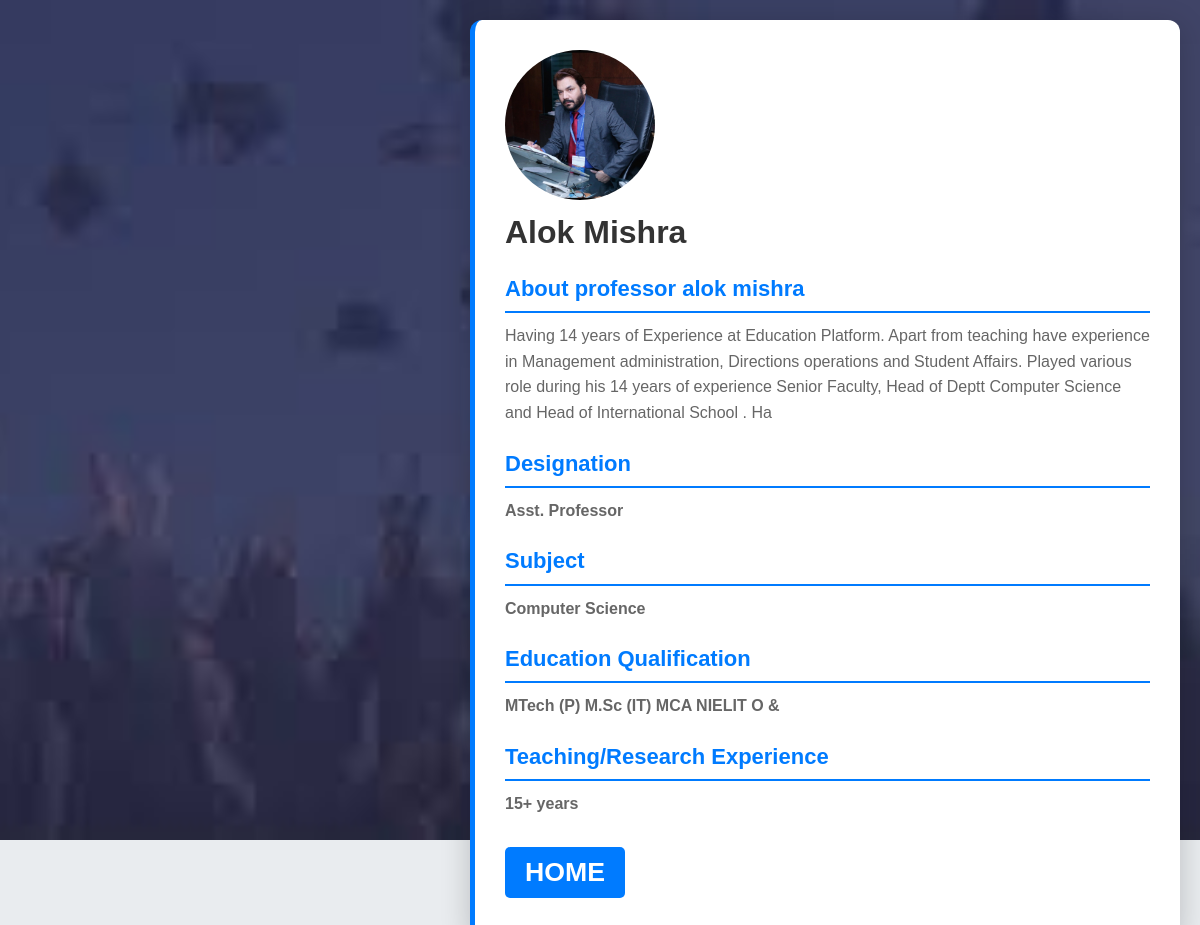
The page /teacher/1/ on the database its author committed.
### teacher_profile/models.py (models this page shows, shortened)
class teacher_detail(models.Model):
    id1=models.IntegerField(unique=True,null=False)
    name=models.CharField(max_length=35)
    about=models.CharField(max_length=300,default="a")
    Designation=models.CharField(max_length=35)
    subject=models.CharField(max_length=35)
    education=models.CharField(max_length=35)
    exp=models.CharField(max_length=35)
    image=models.ImageField(upload_to="staff/")

### teacher_profile/views.py (the view)
# urls.py: path("teacher/<int:id>/",v1.teachers,name='teacher'),
def teachers(request,id):
    member=teacher_detail.objects.filter(id1=id)
    data={'data':member}
    return render(request,'teacher.html',data)

### teacher_profile/templates/teacher.html (shortened to what this page needs)
<!DOCTYPE html>
<html lang="en">
    <head>
        {% load static %}
        <link rel="stylesheet" href="{% static 'teacher_info/css/teachers.css' %}" />
    </head>
    <body>
        <div class="profile-container">
            <div class="profile-header">
                {% if data %}
                {% for e in data %}
                <img src="{{ e.image.url }}" alt="Teacher's Picture" class="profile-image">
                <h1 class="profile-name">{{ e.name }}</h1>
            </div>
            <div class="profile-details">
                <h2>About professor {{e.name}}</h2>
                <p>{{ e.about }}</p>
                <h2>Designation</h2>
                <p><strong>{{ e.Designation }}</strong></p>
                <h2>Subject</h2>
                <p><strong>{{ e.subject }}</strong></p>
                <h2>Education Qualification</h2>
                <p><strong>{{ e.education }}</strong></p>
                <h2>Teaching/Research Experience</h2>
                <p><strong>{{ e.exp }}</strong></p>
                {% endfor %}
                {% else %}
                <p>No record found</p>
                {% endif %}
                <a href="{% url 'pro' %}">
                    <button class="home-button">
                        <h1>HOME</h1>
                    </button>
                </a>
            </div>
        </div>
    </body>
</html>

### static/teacher_info/css/teachers.css (style rules this page uses)
* { margin: 0; padding: 0px 0px 0px 0px; }
body { font-family: 'Arial', sans-serif; margin: 0; padding: 20px; background-color: #e9ecef; animation: fadeIn 1s ease-in-out; background-size: cover; background-position:center; background-repeat:repeat-x; height: 100vh; }
.profile-container { max-width: 750px; margin-left: 450px; padding: 30px; background: white; border-radius: 12px; box-shadow: 0 6px 30px rgba(0, 0, 0, 0.2); transition: transform 0.3s, box-shadow 0.3s; border-left: 5px solid #007bff; animation: slideIn 1s ease-out; }
.profile-header { margin-bottom: 20px; }
.profile-image { width: 150px; height: 150px; border-radius: 50%; object-fit: cover; margin-bottom: 10px; animation: scaleUp 1.5s ease; }
.profile-name { font-size: 2em; color: #333; animation: fadeInUp 1s ease-in-out; text-transform:capitalize; }
.profile-details { line-height: 1.6; padding: 0px 0px 10px 0px; }
.profile-details h2 { margin-top: 20px; font-size: 22px; color: #007bff; border-bottom: 2px solid #007bff; padding-bottom: 5px; }
h2 { font-size: 1.5em; color: #555; margin-bottom: 10px; }
p, li { font-size: 1em; color: #666; margin-bottom: 10px; }
.home-button { background-color:#007bff; color: white; border: none; padding: 10px 20px; border-radius: 5px; cursor: pointer; transition: background-color 0.3s ease; margin-top: 20px; }

### rows shown on the page
teacher_detail: image (picture), name "Alok Mishra", name "alok mishra", about "Having 14 years of Experience at Education Platform. Apart from teaching have experience in Management administration, Directions operations and Student Affairs. Played various role during his 14 years of experience Senior Faculty, Head of Deptt Computer Science and Head of International School . Ha", Designation "Asst. Professor", subject "Computer Science", education "MTech (P) M.Sc (IT) MCA NIELIT O &", exp "15+ years"
